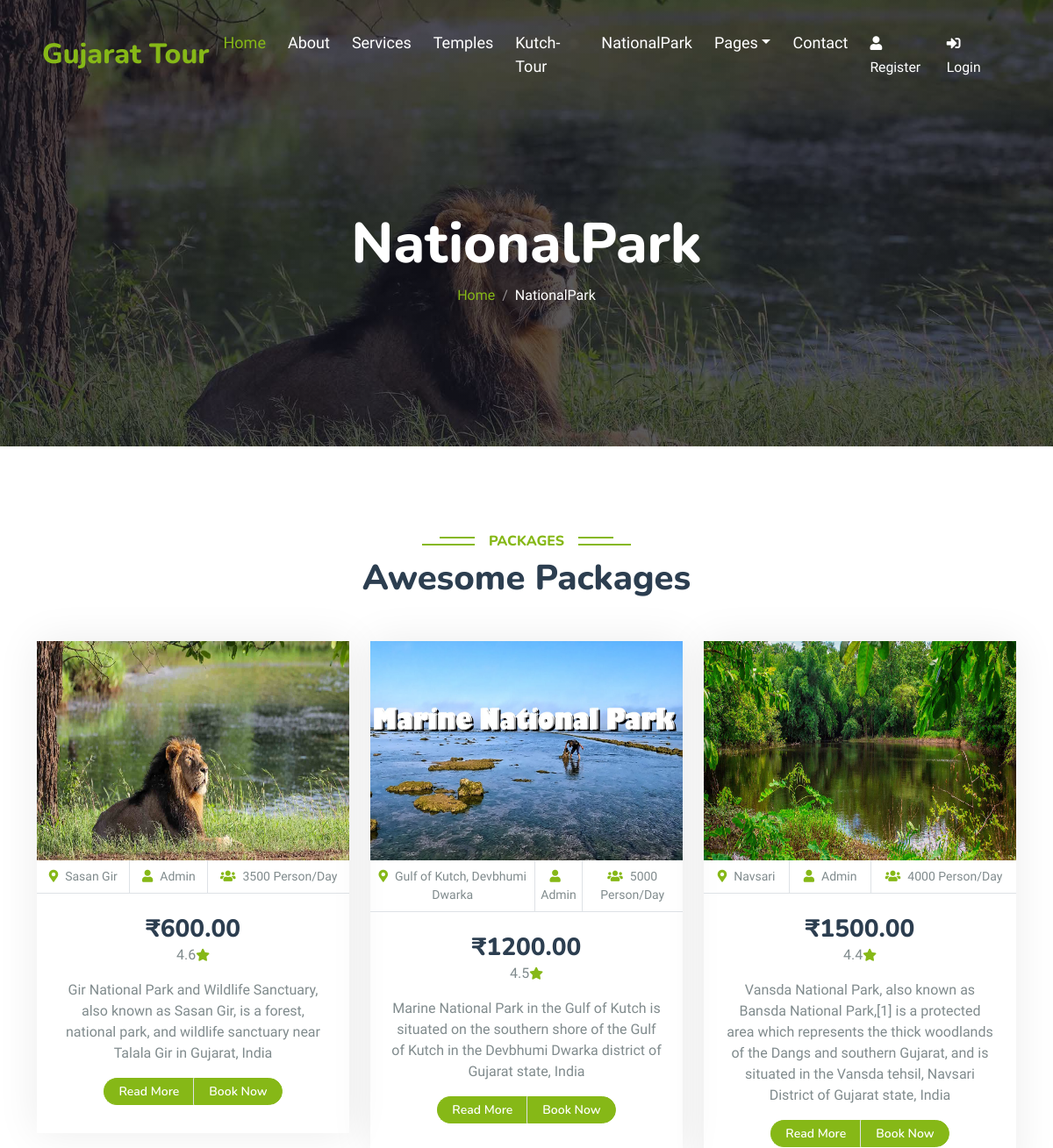
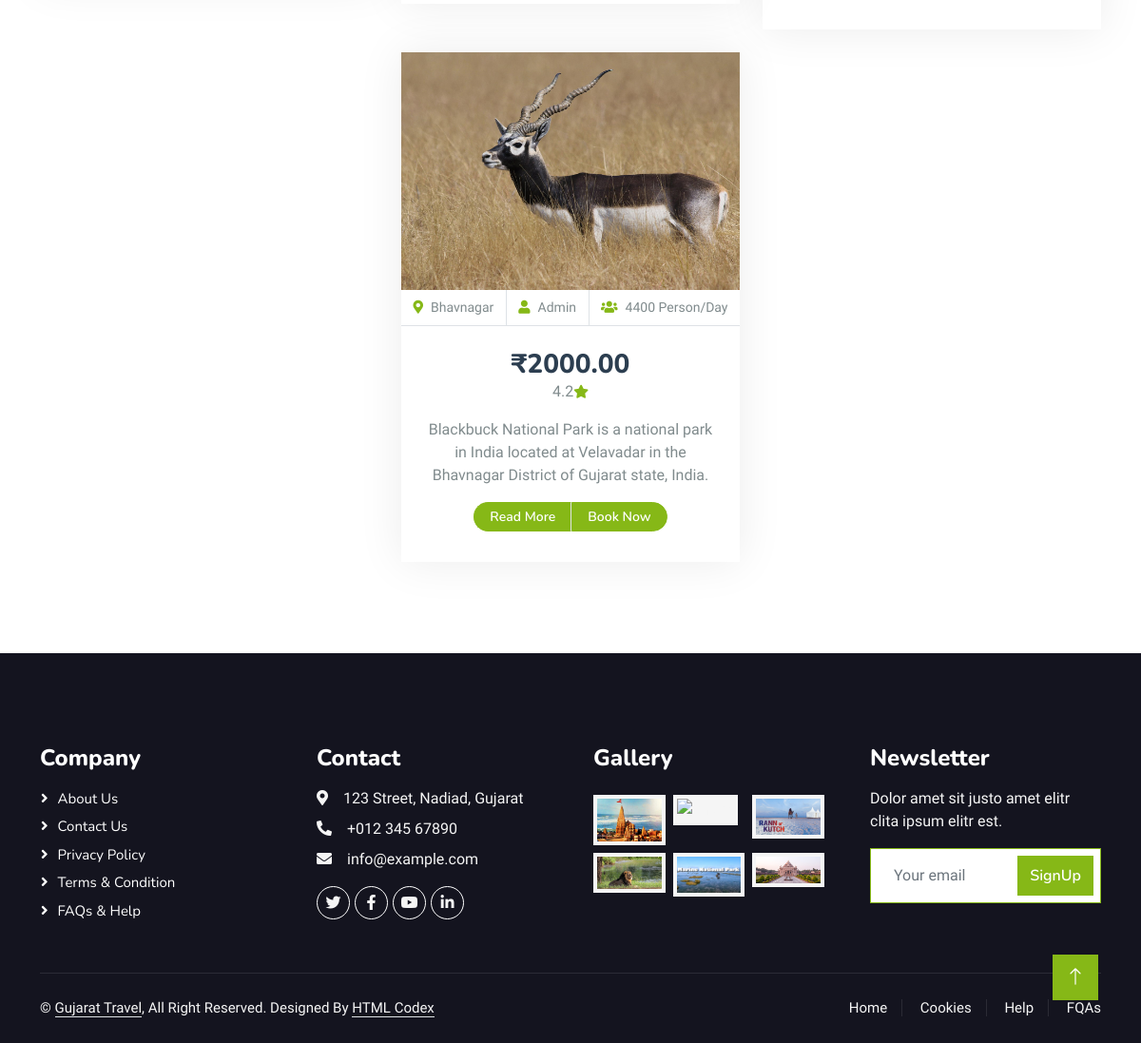
/nationalPark/, run on the app's committed database (2 pictures, top to bottom).
### app/models.py (models this page shows)
class NationalParks(models.Model):
    image = models.ImageField(upload_to='NationalParks')
    location = models.CharField(max_length=100)
    price = models.DecimalField(decimal_places=2,max_digits=10)
    search_name = models.CharField(max_length=100)
    visit = models.BigIntegerField()
    heading = models.CharField(max_length=300)
    rating = models.DecimalField(decimal_places=1,max_digits=3)

### app/views.py (the view)
# urls.py: path('nationalPark/',views.nationalPark,name='nationalPark'),
def nationalPark(request):
    NationalPark_data = NationalParks.objects.all()
    return render(request,'nationalParks.html',{'NationalPark_data':NationalPark_data})

### templates/nationalParks.html (shortened to what this page needs)
{% extends 'base.html' %}
{% load static %}
{% block content %}
<div class="container-fluid bg-primary py-5 mb-5 NationalPark">
  <div class="container py-5">
      <div class="row justify-content-center py-5">
          <div class="col-lg-10 pt-lg-5 mt-lg-5 text-center">
              <h1 class="display-3 text-white animated slideInDown">NationalPark</h1>
              <nav aria-label="breadcrumb">
                  <ol class="breadcrumb justify-content-center">
                      <li class="breadcrumb-item"><a href="{% url "index" %}">Home</a></li>
                      <li class="breadcrumb-item text-white active" aria-current="page">NationalPark</li>
                  </ol>
              </nav>
          </div>
      </div>
  </div>
</div>
<div class="container-xxl py-5">
    <div class="container">
      <div class="text-center wow fadeInUp" data-wow-delay="0.1s">
        <h6 class="section-title bg-white text-center text-primary px-3">
          Packages
        </h6>
        <h1 class="mb-5">Awesome Packages</h1>
      </div>
      <div class="row g-4 justify-content-center">
        {% for n in NationalPark_data %}
          <div class="col-lg-4 col-md-6 wow fadeInUp" data-wow-delay="0.1s">
            <div class="package-item">
              <div class="overflow-hidden">
                <img class="img-fluid" src="{{n.image.url}}" alt="image" style="height:250px; width:420px;" />
              </div>
              <div class="d-flex border-bottom">
                <small class="flex-fill text-center border-end py-2"
                  ><i class="fa fa-map-marker-alt text-primary me-2"></i
                  >{{n.location}}</small
                >
                <small class="flex-fill text-center border-end py-2"
                  ><i class="fa fa-user text-primary me-2"></i>Admin</small>
                <small class="flex-fill text-center py-2"
                  ><i class="fa fa-users text-primary me-2" aria-hidden="true"></i>{{n.visit}} Person/Day</small
                >
              </div>
              <div class="text-center p-4">
                <h3 class="mb-0">₹{{n.price}}</h3>
                <div class="mb-3">
                  {{n.rating}}<small class="fa fa-star text-primary"></small>
                </div>
                <p>
                  {{n.heading}}
                </p>
                <div class="d-flex justify-content-center mb-2">
                  <a
                    href="https://en.wikipedia.org/wiki/{{n.search_name}}"
                    class="btn btn-sm btn-primary px-3 border-end"
                    style="border-radius: 30px 0 0 30px"
                    >Read More</a
                  >
                  <a
                    href="BookWithLink/{{n.location}}"
                    class="btn btn-sm btn-primary px-3"
                    style="border-radius: 0 30px 30px 0"
                    >Book Now</a
                  >
                </div>
              </div>
            </div>
          </div>
        {% endfor %}
      </div>
  </div>
</div>
{% endblock content %}

### static/css/style.css (style rules this page uses)
:root { --primary: #86B817; --secondary: #FE8800; --light: #F5F5F5; --dark: #14141F; }
.btn { font-family: 'Nunito', sans-serif; font-weight: 600; transition: .5s; }
.btn.btn-primary, .btn.btn-secondary { color: #FFFFFF; }
.breadcrumb-item + .breadcrumb-item::before { color: rgba(255, 255, 255, .5); }
.section-title { position: relative; display: inline-block; text-transform: uppercase; }
.section-title::before { position: absolute; content: ""; width: calc(100% + 80px); height: 2px; top: 4px; left: -40px; background: var(--primary); z-index: -1; }
.section-title::after { position: absolute; content: ""; width: calc(100% + 120px); height: 2px; bottom: 5px; left: -60px; background: var(--primary); z-index: -1; }
.package-item { box-shadow: 0 0 45px rgba(0, 0, 0, .08); }
.package-item img { transition: .5s; }
.NationalPark { background: linear-gradient(rgba(20, 20, 31, .7), rgba(20, 20, 31, .7)), url(/static/img/NationalParkImg/Gir.jpg); background-position: center center; background-repeat: no-repeat; background-size: cover; }
.container-fluid .breadcrumb > .active { color: #0000; }

### data on the page
NationalParks: image (picture), location "Sasan Gir", visit "3500", price "600.00", rating "4.6", heading "Gir National Park and Wildlife Sanctuary, also known as Sasan Gir, is a forest, national park, and wildlife sanctuary near Talala Gir in Gujarat, India"
NationalParks: image (picture), location "Gulf of Kutch, Devbhumi Dwarka", visit "5000", price "1200.00", rating "4.5", heading "Marine National Park in the Gulf of Kutch is situated on the southern shore of the Gulf of Kutch in the Devbhumi Dwarka district of Gujarat state, India"
NationalParks: image (picture), location "Navsari", visit "4000", price "1500.00", rating "4.4", heading "Vansda National Park, also known as Bansda National Park,[1] is a protected area which represents the thick woodlands of the Dangs and southern Gujarat, and is situated in the Vansda tehsil, Navsari District of Gujarat state, India"
NationalParks: image (picture), location "Bhavnagar", visit "4400", price "2000.00", rating "4.2", heading "Blackbuck National Park is a national park in India located at Velavadar in the Bhavnagar District of Gujarat state, India."
